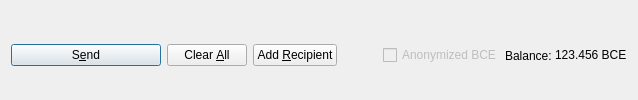
         <widget class="QFrame" name="frame_Send">
          <layout class="QHBoxLayout" name="horizontalLayout">
           <property name="bottomMargin">
            <number>0</number>
           </property>
           <item>
            <widget class="QPushButton" name="sendButton">
             <property name="minimumSize">
              <size>
               <width>150</width>
               <height>0</height>
              </size>
             </property>
             <property name="toolTip">
              <string>Confirm the send action</string>
             </property>
             <property name="text">
              <string>S&amp;end</string>
             </property>
             <property name="icon">
              <iconset resource="../blockchainenergy.qrc">
               <normaloff>:/icons/send</normaloff>:/icons/send</iconset>
             </property>
             <property name="autoDefault">
              <bool>false</bool>
             </property>
             <property name="default">
              <bool>true</bool>
             </property>
            </widget>
           </item>
           <item>
            <widget class="QPushButton" name="clearButton">
             <property name="sizePolicy">
              <sizepolicy hsizetype="Minimum" vsizetype="Fixed">
               <horstretch>0</horstretch>
               <verstretch>0</verstretch>
              </sizepolicy>
             </property>
             <property name="toolTip">
              <string>Clear all fields of the form.</string>
             </property>
             <property name="text">
              <string>Clear &amp;All</string>
             </property>
             <property name="icon">
              <iconset resource="../blockchainenergy.qrc">
               <normaloff>:/icons/remove</normaloff>:/icons/remove</iconset>
             </property>
             <property name="autoDefault">
              <bool>false</bool>
             </property>
            </widget>
           </item>
           <item>
            <widget class="QPushButton" name="addButton">
             <property name="toolTip">
              <string>Send to multiple recipients at once</string>
             </property>
             <property name="text">
              <string>Add &amp;Recipient</string>
             </property>
             <property name="icon">
              <iconset resource="../blockchainenergy.qrc">
               <normaloff>:/icons/add</normaloff>:/icons/add</iconset>
             </property>
             <property name="autoDefault">
              <bool>false</bool>
             </property>
            </widget>
           </item>
           <item>
            <spacer name="horizontalSpacer">
             <property name="orientation">
              <enum>Qt::Horizontal</enum>
             </property>
             <property name="sizeHint" stdset="0">
              <size>
               <width>40</width>
               <height>20</height>
              </size>
             </property>
            </spacer>
           </item>
           <item>
            <layout class="QHBoxLayout" name="horizontalLayout_2">
             <property name="spacing">
              <number>3</number>
             </property>
             <item>
              <widget class="QCheckBox" name="checkzBCE">
               <property name="enabled">
                <bool>false</bool>
               </property>
               <property name="text">
                <string>Anonymized BCE</string>
               </property>
              </widget>
             </item>
             <item>
              <widget class="QLabel" name="label">
               <property name="text">
                <string>Balance:</string>
               </property>
              </widget>
             </item>
             <item>
              <widget class="QLabel" name="labelBalance">
               <property name="sizePolicy">
                <sizepolicy hsizetype="Preferred" vsizetype="Fixed">
                 <horstretch>0</horstretch>
                 <verstretch>0</verstretch>
                </sizepolicy>
               </property>
               <property name="cursor">
                <cursorShape>IBeamCursor</cursorShape>
               </property>
               <property name="text">
                <string notr="true">123.456 BCE</string>
               </property>
               <property name="textInteractionFlags">
                <set>Qt::LinksAccessibleByMouse|Qt::TextSelectableByKeyboard|Qt::TextSelectableByMouse</set>
               </property>
              </widget>
             </item>
            </layout>
           </item>
          </layout>
         </widget>
